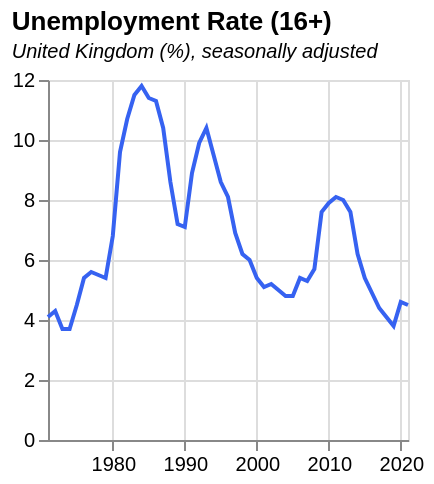

The Vega-Lite source for this figure:
### Vega-Lite specification from a JSON file in a GitHub repository (floating-point values rounded to 4 significant figures)
{"$schema": "https://vega.github.io/schema/vega-lite/v5.json", "data": {"values": [{"date": "1971", "label": "1971", "month": "", "quarter": "", "sourceDataset": "LMS", "updateDate": "2015-10-13T23:00:00.000Z", "value": "4.1", "year": "1971"}, {"date": "1972", "label": "1972", "month": "", "quarter": "", "sourceDataset": "LMS", "updateDate": "2015-10-13T23:00:00.000Z", "value": "4.3", "year": "1972"}, {"date": "1973", "label": "1973", "month": "", "quarter": "", "sourceDataset": "LMS", "updateDate": "2015-10-13T23:00:00.000Z", "value": "3.7", "year": "1973"}, {"date": "1974", "label": "1974", "month": "", "quarter": "", "sourceDataset": "LMS", "updateDate": "2015-10-13T23:00:00.000Z", "value": "3.7", "year": "1974"}, {"date": "1975", "label": "1975", "month": "", "quarter": "", "sourceDataset": "LMS", "updateDate": "2015-10-13T23:00:00.000Z", "value": "4.5", "year": "1975"}, {"date": "1976", "label": "1976", "month": "", "quarter": "", "sourceDataset": "LMS", "updateDate": "2015-10-13T23:00:00.000Z", "value": "5.4", "year": "1976"}, {"date": "1977", "label": "1977", "month": "", "quarter": "", "sourceDataset": "LMS", "updateDate": "2015-10-13T23:00:00.000Z", "value": "5.6", "year": "1977"}, {"date": "1978", "label": "1978", "month": "", "quarter": "", "sourceDataset": "LMS", "updateDate": "2015-10-13T23:00:00.000Z", "value": "5.5", "year": "1978"}, {"date": "1979", "label": "1979", "month": "", "quarter": "", "sourceDataset": "LMS", "updateDate": "2015-10-13T23:00:00.000Z", "value": "5.4", "year": "1979"}, {"date": "1980", "label": "1980", "month": "", "quarter": "", "sourceDataset": "LMS", "updateDate": "2015-10-13T23:00:00.000Z", "value": "6.8", "year": "1980"}, {"date": "1981", "label": "1981", "month": "", "quarter": "", "sourceDataset": "LMS", "updateDate": "2015-10-13T23:00:00.000Z", "value": "9.6", "year": "1981"}, {"date": "1982", "label": "1982", "month": "", "quarter": "", "sourceDataset": "LMS", "updateDate": "2015-10-13T23:00:00.000Z", "value": "10.7", "year": "1982"}, {"date": "1983", "label": "1983", "month": "", "quarter": "", "sourceDataset": "LMS", "updateDate": "2015-10-13T23:00:00.000Z", "value": "11.5", "year": "1983"}, {"date": "1984", "label": "1984", "month": "", "quarter": "", "sourceDataset": "LMS", "updateDate": "2015-10-13T23:00:00.000Z", "value": "11.8", "year": "1984"}, {"date": "1985", "label": "1985", "month": "", "quarter": "", "sourceDataset": "LMS", "updateDate": "2015-10-13T23:00:00.000Z", "value": "11.4", "year": "1985"}, {"date": "1986", "label": "1986", "month": "", "quarter": "", "sourceDataset": "LMS", "updateDate": "2015-10-13T23:00:00.000Z", "value": "11.3", "year": "1986"}, {"date": "1987", "label": "1987", "month": "", "quarter": "", "sourceDataset": "LMS", "updateDate": "2015-10-13T23:00:00.000Z", "value": "10.4", "year": "1987"}, {"date": "1988", "label": "1988", "month": "", "quarter": "", "sourceDataset": "LMS", "updateDate": "2015-10-13T23:00:00.000Z", "value": "8.6", "year": "1988"}, {"date": "1989", "label": "1989", "month": "", "quarter": "", "sourceDataset": "LMS", "updateDate": "2015-10-13T23:00:00.000Z", "value": "7.2", "year": "1989"}, {"date": "1990", "label": "1990", "month": "", "quarter": "", "sourceDataset": "LMS", "updateDate": "2015-10-13T23:00:00.000Z", "value": "7.1", "year": "1990"}, {"date": "1991", "label": "1991", "month": "", "quarter": "", "sourceDataset": "LMS", "updateDate": "2015-10-13T23:00:00.000Z", "value": "8.9", "year": "1991"}, {"date": "1992", "label": "1992", "month": "", "quarter": "", "sourceDataset": "LMS", "updateDate": "2015-10-13T23:00:00.000Z", "value": "9.9", "year": "1992"}, {"date": "1993", "label": "1993", "month": "", "quarter": "", "sourceDataset": "LMS", "updateDate": "2015-10-13T23:00:00.000Z", "value": "10.4", "year": "1993"}, {"date": "1994", "label": "1994", "month": "", "quarter": "", "sourceDataset": "LMS", "updateDate": "2015-10-13T23:00:00.000Z", "value": "9.5", "year": "1994"}, {"date": "1995", "label": "1995", "month": "", "quarter": "", "sourceDataset": "LMS", "updateDate": "2015-10-13T23:00:00.000Z", "value": "8.6", "year": "1995"}, {"date": "1996", "label": "1996", "month": "", "quarter": "", "sourceDataset": "LMS", "updateDate": "2015-10-13T23:00:00.000Z", "value": "8.1", "year": "1996"}, {"date": "1997", "label": "1997", "month": "", "quarter": "", "sourceDataset": "LMS", "updateDate": "2015-10-13T23:00:00.000Z", "value": "6.9", "year": "1997"}, {"date": "1998", "label": "1998", "month": "", "quarter": "", "sourceDataset": "LMS", "updateDate": "2015-10-13T23:00:00.000Z", "value": "6.2", "year": "1998"}, {"date": "1999", "label": "1999", "month": "", "quarter": "", "sourceDataset": "LMS", "updateDate": "2015-10-13T23:00:00.000Z", "value": "6.0", "year": "1999"}, {"date": "2000", "label": "2000", "month": "", "quarter": "", "sourceDataset": "LMS", "updateDate": "2015-10-13T23:00:00.000Z", "value": "5.4", "year": "2000"}, {"date": "2001", "label": "2001", "month": "", "quarter": "", "sourceDataset": "LMS", "updateDate": "2015-10-13T23:00:00.000Z", "value": "5.1", "year": "2001"}, {"date": "2002", "label": "2002", "month": "", "quarter": "", "sourceDataset": "LMS", "updateDate": "2015-10-13T23:00:00.000Z", "value": "5.2", "year": "2002"}, {"date": "2003", "label": "2003", "month": "", "quarter": "", "sourceDataset": "LMS", "updateDate": "2015-10-13T23:00:00.000Z", "value": "5.0", "year": "2003"}, {"date": "2004", "label": "2004", "month": "", "quarter": "", "sourceDataset": "LMS", "updateDate": "2015-10-13T23:00:00.000Z", "value": "4.8", "year": "2004"}, {"date": "2005", "label": "2005", "month": "", "quarter": "", "sourceDataset": "LMS", "updateDate": "2015-10-13T23:00:00.000Z", "value": "4.8", "year": "2005"}, {"date": "2006", "label": "2006", "month": "", "quarter": "", "sourceDataset": "LMS", "updateDate": "2015-10-13T23:00:00.000Z", "value": "5.4", "year": "2006"}, {"date": "2007", "label": "2007", "month": "", "quarter": "", "sourceDataset": "LMS", "updateDate": "2015-10-13T23:00:00.000Z", "value": "5.3", "year": "2007"}, {"date": "2008", "label": "2008", "month": "", "quarter": "", "sourceDataset": "LMS", "updateDate": "2015-10-13T23:00:00.000Z", "value": "5.7", "year": "2008"}, {"date": "2009", "label": "2009", "month": "", "quarter": "", "sourceDataset": "LMS", "updateDate": "2015-10-13T23:00:00.000Z", "value": "7.6", "year": "2009"}, {"date": "2010", "label": "2010", "month": "", "quarter": "", "sourceDataset": "LMS", "updateDate": "2015-10-13T23:00:00.000Z", "value": "7.9", "year": "2010"}, {"date": "2011", "label": "2011", "month": "", "quarter": "", "sourceDataset": "LMS", "updateDate": "2015-10-13T23:00:00.000Z", "value": "8.1", "year": "2011"}, {"date": "2012", "label": "2012", "month": "", "quarter": "", "sourceDataset": "LMS", "updateDate": "2015-10-13T23:00:00.000Z", "value": "8.0", "year": "2012"}, {"date": "2013", "label": "2013", "month": "", "quarter": "", "sourceDataset": "LMS", "updateDate": "2015-10-13T23:00:00.000Z", "value": "7.6", "year": "2013"}, {"date": "2014", "label": "2014", "month": "", "quarter": "", "sourceDataset": "LMS", "updateDate": "2015-10-13T23:00:00.000Z", "value": "6.2", "year": "2014"}, {"date": "2015", "label": "2015", "month": "", "quarter": "", "sourceDataset": "LMS", "updateDate": "2016-03-16T09:30:00.000Z", "value": "5.4", "year": "2015"}, {"date": "2016", "label": "2016", "month": "", "quarter": "", "sourceDataset": "LMS", "updateDate": "2017-02-15T00:00:00.000Z", "value": "4.9", "year": "2016"}, {"date": "2017", "label": "2017", "month": "", "quarter": "", "sourceDataset": "LMS", "updateDate": "2018-02-21T00:00:00.000Z", "value": "4.4", "year": "2017"}, {"date": "2018", "label": "2018", "month": "", "quarter": "", "sourceDataset": "LMS", "updateDate": "2019-02-19T00:00:00.000Z", "value": "4.1", "year": "2018"}, {"date": "2019", "label": "2019", "month": "", "quarter": "", "sourceDataset": "LMS", "updateDate": "2020-02-18T00:00:00.000Z", "value": "3.8", "year": "2019"}, {"date": "2020", "label": "2020", "month": "", "quarter": "", "sourceDataset": "LMS", "updateDate": "2022-08-15T23:00:00.000Z", "value": "4.6", "year": "2020"}, {"date": "2021", "label": "2021", "month": "", "quarter": "", "sourceDataset": "LMS", "updateDate": "2022-02-15T00:00:00.000Z", "value": "4.5", "year": "2021"}], "format": {"parse": {"date": "date"}}}, "title": {"text": "Unemployment Rate (16+)", "subtitle": "United Kingdom (%), seasonally adjusted", "subtitleFontStyle": "italic", "subtitleFontSize": 10, "anchor": "start", "color": "black"}, "width": 180, "height": 180, "mark": {"type": "line", "color": "#3662f1", "strokeWidth": 2, "opacity": 1}, "encoding": {"x": {"field": "date", "type": "temporal", "title": null}, "y": {"field": "value", "type": "quantitative", "title": null}}}
